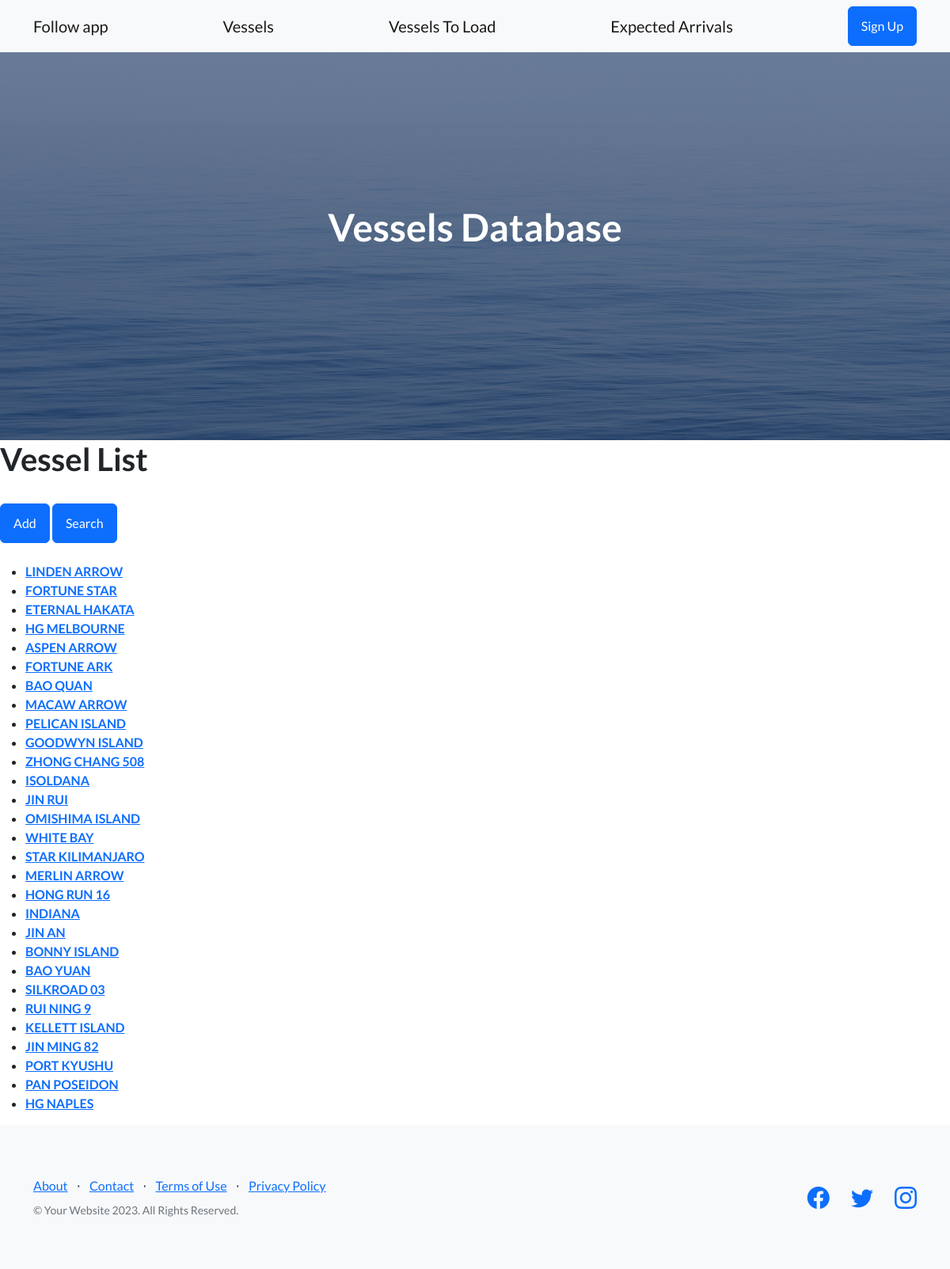
Before: /vessel/vessels-list/ with the older database file.
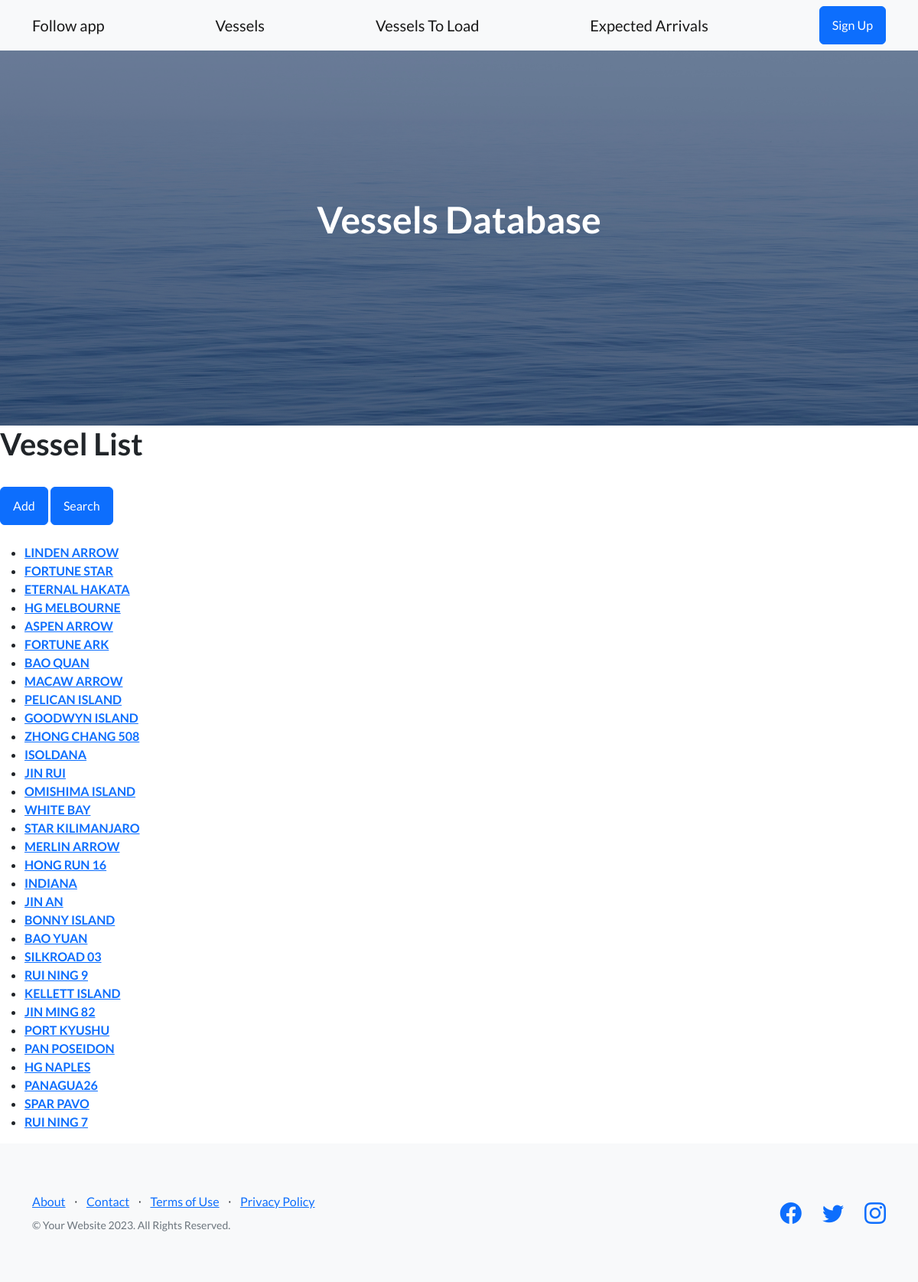
After: the same page with the newer database file.
### Vessel/models.py (models this page shows, shortened)
class Vessel(models.Model):
    vessel_name = models.CharField(max_length=50)
    vessel_imo = models.IntegerField(blank=True, null=True)
    vessel_information = models.TextField(blank=True, null=True)
    vessel_schedule = models.TextField(blank=True, null=True)
    vessel_rotation = models.TextField(blank=True, null=True)
    loading_port = models.ManyToManyField(LoadingPort, blank=True)
    status_loading = models.BooleanField(blank=True, null=True)
    discharge_port = models.ManyToManyField(DischargePort, blank=True)
    status_loaded = models.BooleanField(blank=True, null=True)
    status_arrived = models.BooleanField(blank=True, null=True)
    all_docs_received = models.BooleanField(blank=True, null=True)
    all_dhl_received = models.BooleanField(blank=True, null=True)
    status_complete = models.BooleanField(blank=True, null=True)
    assigned_agent = models.ManyToManyField(VesselAgent, blank=True)
    transit_time = models.IntegerField(blank=True, null=True)
    vessel_created_at = models.DateTimeField(default=timezone.now, editable=False)
    """
    def obtener_atributo(self, vessel_name):
        return getattr(self, vessel_name, None)
    """

### Vessel/views.py (the view)
# urls.py: path('vessels-list/', VesselList.as_view(), name= 'VesselList'),
class VesselList(ListView):
    model = Vessel
    template_name = "vessel_list.html"
    context_object_name = "vessels"

### Vessel/templates/vessel_list.html (shortened to what this page needs)
{% extends 'father.html' %}
{% block contenidoQueCambia %}
<h1>Vessel List</h1>
  <br>
  <a class="btn btn-primary" href="{% url 'VesselCreate' %}">Add</a>
  <a class="btn btn-primary" href="{% url 'SearchVessel' %}">Search</a>
  <br>
    <br>
    <ul>
        {% for vessel in vessels %}
        <li>
          <strong><a href="{% url 'VesselDetail' vessel.id %}">{{vessel.vessel_name}} </a></strong>
        </li>
        {% endfor %}
    </ul>
{% endblock contenidoQueCambia %}

Changed rows visible on the page:
added Vessel: vessel_name "PANAGUA26"
added Vessel: vessel_name "SPAR PAVO"
added Vessel: vessel_name "RUI NING 7"
